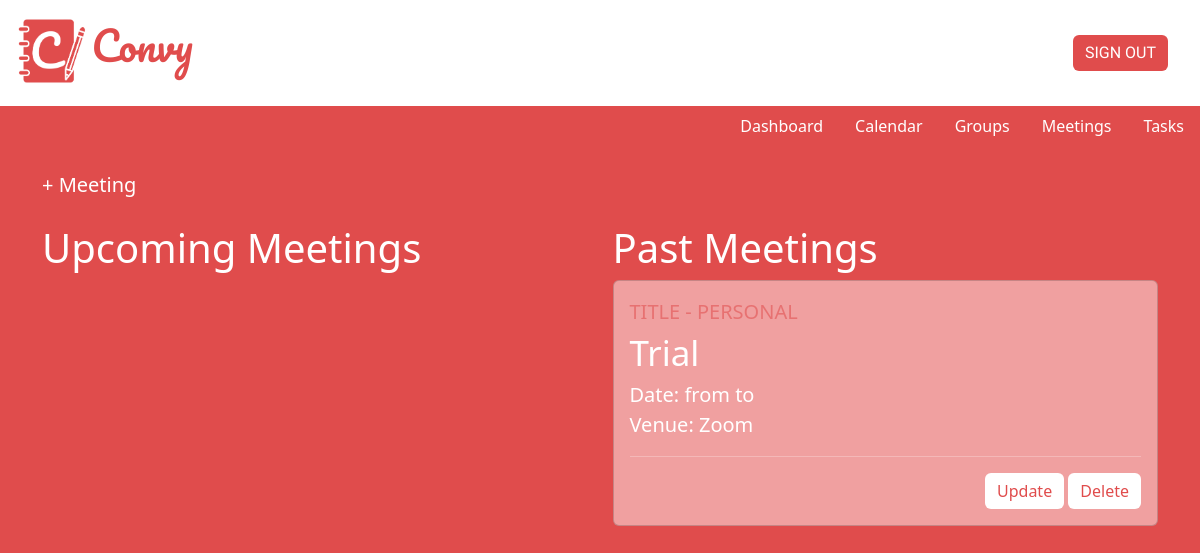
The page /meeting/ (signed in) on the database as committed earlier.
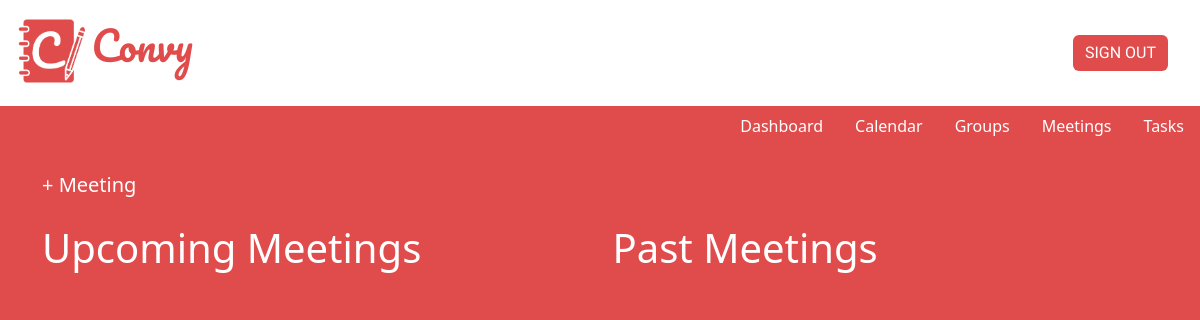
The same page on the database as committed later.
### meeting/models.py (models this page shows)
class Meeting(models.Model):
    user = models.ForeignKey(User, on_delete=models.CASCADE, default=1)
    group = models.ForeignKey(Group, on_delete=models.CASCADE, default=1) # group to be changed to Foreign Key
    agenda = models.CharField(max_length=225, blank=False)
    meeting_date = models.DateTimeField()
    location = models.CharField(max_length=225, blank=True)
    meeting_link = models.URLField(max_length=225, null=True)
    meeting_minutes = models.TextField(blank=True)
    def __str__(self):
        return self.agenda

### group/models.py (models this page shows)
class Group(models.Model):
    CATEGORY = (
        ('PERSONAL', 'PERSONAL'),
        ('CCA', 'CCA'),
        ('MODULE', 'MODULE'),
        ('PROJECT', 'PROJECT')
    )
    category = models.CharField(max_length=10, choices=CATEGORY, default='PERS')
    title = models.CharField(max_length=63, blank=False)
    members = models.ManyToManyField(User)
    class Meta:
        ordering = ('title',)
    def __str__(self):
        return self.title + " - " + self.category

### meeting/views.py (the view)
# urls.py: path('meeting/', include('meeting.urls')),
def meeting(request):
    meeting = Meeting.objects.filter(user__pk = request.user.id)
    upcoming = meeting.filter(meeting_date__gt = timezone.now())
    past = meeting.filter(meeting_date__lte = timezone.now())
    return render(request, 'meeting/meeting.html', {
        'meeting': meeting,
        'upcoming': upcoming,
        'past': past,
    })

### meeting/templates/meeting/meeting.html (shortened to what this page needs)
{% extends 'authentication/base.html' %}
{% load static %}
{% block content %}
    <a href="{% url 'meeting:add-meeting' %}" style="text-decoration: 0; font-size: 20px;">&plus; Meeting</a>
    <br> <br>
    <div class="meeting">
    <div class="split-left">
        <h1>Upcoming Meetings</h1>
    </div>
    <div class="split-right">
        <h1>Past Meetings</h1>
        {% for pastmeetings in past %}
        <div class="card" style="background-color: #F0A0A0">
            <div class="card-body">
                <div style="color: rgba(224, 76, 76, 0.56); font-size: 20px">
                    {{ pastmeetings.group | upper }}<br>
                </div>
                <div style="color: white; font-size: 35px;">
                    {{ pastmeetings }} <br>
                </div>
                <div style="color: white; font-size: 20px;">
                    Date: {{ pastmeetings.dates }} from {{ pastmeetings.start_time }} to {{ pastmeetings.end_time }}<br>
                </div>
                <div style="color: white; font-size: 20px;">
                    Venue: {{ pastmeetings.location }} <br>
                </div>
                <hr>
                <div align="right">
                    <a href="{% url 'meeting:update-meeting' pastmeetings.id %}" class="btn btn-outline-success">Update</a>
                    <a href="{% url 'meeting:delete-meeting' pastmeetings.id %}" class="btn btn-outline-danger">Delete</a>
                </div>
            </div>
        </div>
        <br>
        {% endfor %}
    </div>
{% endblock %}

Rows that differ between the two databases and show on the page:
removed Meeting: group "TITLE - PERSONAL", agenda "Trial", location "Zoom"
